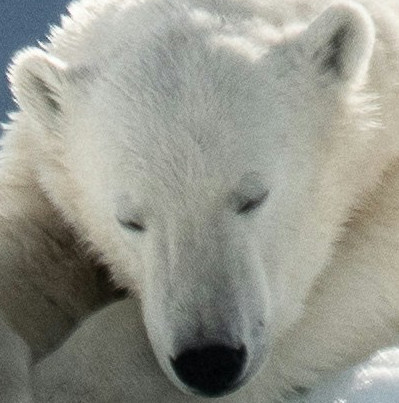
#> input picture samples/04/template.jpg, 399 x 403 px
$ python main.py --image samples/04/template.jpg --template samples/04/template.jpg
#> lines starting #> are read from the running program, lines starting #| are printed output that depends on the picture
### template_matching.py
import numpy as np
from numba import njit, prange


# [32 lines left out: function normalized_cross_correlation, not called in this run]


def rgb2gray(matrix):
    gray = np.dot(matrix[..., :3], [0.2989, 0.5870, 0.1140])
    return gray[:, :, np.newaxis]

### main.py
import argparse
import math
import time

import cv2
import numpy as np
from PIL import Image
from numba import set_num_threads, get_num_threads

from template_matching import rgb2gray, normalized_cross_correlation


def template_match_opencv(image, template, show):
    templ_width, templ_height = template.shape[::-1]

    result = cv2.matchTemplate(image, template, cv2.TM_CCORR_NORMED)
    min_val, max_val, min_loc, max_loc = cv2.minMaxLoc(result)

    if show:
        top_left = max_loc
        bottom_right = (top_left[0] + templ_width, top_left[1] + templ_height)

        cv2.rectangle(image, top_left, bottom_right, 255, 2)

        cv2.namedWindow('opencv', cv2.WINDOW_NORMAL)
        cv2.imshow('opencv', image)

        cv2.waitKey()

    return max_loc


if __name__ == '__main__':
    argparse = argparse.ArgumentParser()
    argparse.add_argument('-i', '--image', required=True, type=str, help='Source image path')
    argparse.add_argument('-t', '--template', required=True, type=str, help='Template image path')
    argparse.add_argument('-th', '--threads', nargs='+', type=int, default=range(1, get_num_threads() + 1),
                          help='Which threads to use (space separated)')
#> (this line was passed over: numba is not available in this run)
    argparse.add_argument('-s', '--steps', default=32, type=int, help='Number of steps in NCCOR')
    argparse.add_argument('-v', '--verbose', default=False, action='store_true', help='Verbose output')
    argparse.add_argument('-m', '--measurements', default=20, type=int, help='Number or measurements per thread')

    args = vars(argparse.parse_args())

    image = rgb2gray(np.array(Image.open(args['image'])))
#> in rgb2gray, `gray = np.dot(matrix[..., :3], [0.2989, 0.5870, 0.1140])`:
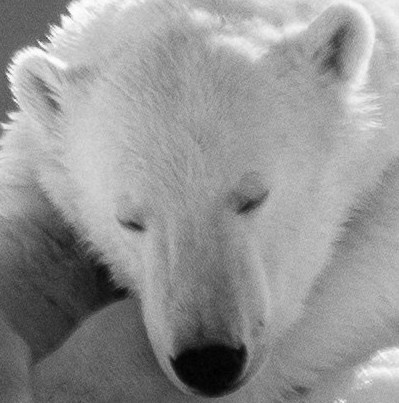
#> gray: shape (403, 399) float64; min 0.929, max 254.5, mean 148.6
    template = rgb2gray(np.array(Image.open(args['template'])))
    step = int(args['steps'])
    verbose = bool(args['verbose'])
    measurement_cnt = int(args['measurements'])

    image_ocv = cv2.imread(args['image'], cv2.IMREAD_GRAYSCALE)
#> image_ocv: shape (403, 399); min 1, max 255, mean 148.5
    template_ocv = cv2.imread(args['template'], cv2.IMREAD_GRAYSCALE)

    thread_results = {}
#> (the run stopped early here; a loop or call above may not have finished)
